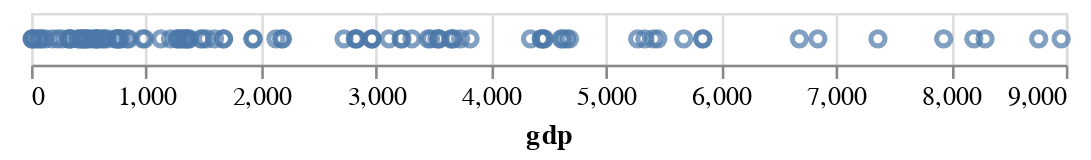

The cell this chart's notebook holds for it:
### Markdown cell above
After this processing, the dataset now contains 109 countries. To see if the exclusion of influential outliers worked, we will make the two plots again.

### Code cell
alt.Chart(Health_factors_definitive).mark_point().encode(
    x = 'gdp',
)

### Figure 1 — Vega-Lite specification as saved in the notebook (floating-point values rounded to 4 significant figures)
{"config": {"view": {"continuousWidth": 400, "continuousHeight": 300}}, "data": {"name": "data-4203d97b3550617b2bd06baec0c0ce0b"}, "mark": "point", "encoding": {"x": {"field": "gdp", "type": "quantitative"}}, "$schema": "https://vega.github.io/schema/vega-lite/v4.17.0.json", "datasets": {"data-4203d97b3550617b2bd06baec0c0ce0b": [{"country": "Afghanistan", "year": 2010, "gdp": 553.3, "hiv_aids": 0.1, "status": "Developing"}, {"country": "Albania", "year": 2010, "gdp": 494.4, "hiv_aids": 0.1, "status": "Developing"}, {"country": "Algeria", "year": 2010, "gdp": 4463.0, "hiv_aids": 0.1, "status": "Developing"}, {"country": "Angola", "year": 2010, "gdp": 3530.0, "hiv_aids": 2.5, "status": "Developing"}, {"country": "Argentina", "year": 2010, "gdp": 1276.0, "hiv_aids": 0.1, "status": "Developing"}, {"country": "Armenia", "year": 2010, "gdp": 3218.0, "hiv_aids": 0.1, "status": "Developing"}, {"country": "Azerbaijan", "year": 2010, "gdp": 5843.0, "hiv_aids": 0.1, "status": "Developing"}, {"country": "Bahrain", "year": 2010, "gdp": 2722.0, "hiv_aids": 0.1, "status": "Developing"}, {"country": "Bangladesh", "year": 2010, "gdp": 757.7, "hiv_aids": 0.1, "status": "Developing"}, {"country": "Barbados", "year": 2010, "gdp": 1596.0, "hiv_aids": 0.1, "status": "Developing"}, {"country": "Belarus", "year": 2010, "gdp": 63.39, "hiv_aids": 0.1, "status": "Developing"}, {"country": "Belgium", "year": 2010, "gdp": 4438.0, "hiv_aids": 0.1, "status": "Developed"}, {"country": "Belize", "year": 2010, "gdp": 4344.0, "hiv_aids": 0.2, "status": "Developing"}, {"country": "Benin", "year": 2010, "gdp": 757.7, "hiv_aids": 1.4, "status": "Developing"}, {"country": "Bhutan", "year": 2010, "gdp": 2179.0, "hiv_aids": 0.5, "status": "Developing"}, {"country": "Bosnia and Herzegovina", "year": 2010, "gdp": 4611.0, "hiv_aids": 0.1, "status": "Developing"}, {"country": "Bulgaria", "year": 2010, "gdp": 6843.0, "hiv_aids": 0.1, "status": "Developed"}, {"country": "Burkina Faso", "year": 2010, "gdp": 575.4, "hiv_aids": 1.0, "status": "Developing"}, {"country": "Burundi", "year": 2010, "gdp": 231.2, "hiv_aids": 1.9, "status": "Developing"}, {"country": "Cabo Verde", "year": 2010, "gdp": 3313.0, "hiv_aids": 0.4, "status": "Developing"}, {"country": "Cambodia", "year": 2010, "gdp": 785.7, "hiv_aids": 0.5, "status": "Developing"}, {"country": "Chile", "year": 2010, "gdp": 1286.0, "hiv_aids": 0.1, "status": "Developing"}, {"country": "China", "year": 2010, "gdp": 456.5, "hiv_aids": 0.1, "status": "Developing"}, {"country": "Colombia", "year": 2010, "gdp": 625.7, "hiv_aids": 0.1, "status": "Developing"}, {"country": "Comoros", "year": 2010, "gdp": 769.2, "hiv_aids": 0.1, "status": "Developing"}, {"country": "Costa Rica", "year": 2010, "gdp": 8199.0, "hiv_aids": 0.1, "status": "Developing"}, {"country": "Croatia", "year": 2010, "gdp": 1356.0, "hiv_aids": 0.1, "status": "Developed"}, {"country": "Cuba", "year": 2010, "gdp": 5676.0, "hiv_aids": 0.1, "status": "Developing"}, {"country": "Cyprus", "year": 2010, "gdp": 3818.0, "hiv_aids": 0.1, "status": "Developed"}, {"country": "Denmark", "year": 2010, "gdp": 5841.0, "hiv_aids": 0.1, "status": "Developed"}, {"country": "Dominican Republic", "year": 2010, "gdp": 5452.0, "hiv_aids": 0.9, "status": "Developing"}, {"country": "Ecuador", "year": 2010, "gdp": 4657.0, "hiv_aids": 0.1, "status": "Developing"}, {"country": "El Salvador", "year": 2010, "gdp": 3474.0, "hiv_aids": 0.3, "status": "Developing"}, {"country": "Eritrea", "year": 2010, "gdp": 482.1, "hiv_aids": 0.9, "status": "Developing"}, {"country": "Ethiopia", "year": 2010, "gdp": 341.4, "hiv_aids": 1.7, "status": "Developing"}, {"country": "Fiji", "year": 2010, "gdp": 3652.0, "hiv_aids": 0.1, "status": "Developing"}, {"country": "Finland", "year": 2010, "gdp": 4622.0, "hiv_aids": 0.1, "status": "Developing"}, {"country": "France", "year": 2010, "gdp": 473.3, "hiv_aids": 0.1, "status": "Developing"}, {"country": "Georgia", "year": 2010, "gdp": 2964.0, "hiv_aids": 0.1, "status": "Developing"}, {"country": "Ghana", "year": 2010, "gdp": 1313.0, "hiv_aids": 1.9, "status": "Developing"}, {"country": "Grenada", "year": 2010, "gdp": 7366.0, "hiv_aids": 0.1, "status": "Developing"}, {"country": "Guatemala", "year": 2010, "gdp": 2826.0, "hiv_aids": 0.4, "status": "Developing"}, {"country": "Guinea", "year": 2010, "gdp": 438.8, "hiv_aids": 2.2, "status": "Developing"}, {"country": "Guyana", "year": 2010, "gdp": 326.3, "hiv_aids": 0.4, "status": "Developing"}, {"country": "Haiti", "year": 2010, "gdp": 662.3, "hiv_aids": 1.9, "status": "Developing"}, {"country": "Honduras", "year": 2010, "gdp": 1933.0, "hiv_aids": 0.4, "status": "Developing"}, {"country": "Hungary", "year": 2010, "gdp": 1326.0, "hiv_aids": 0.1, "status": "Developed"}, {"country": "India", "year": 2010, "gdp": 1346.0, "hiv_aids": 0.2, "status": "Developing"}, {"country": "Indonesia", "year": 2010, "gdp": 3113.0, "hiv_aids": 0.3, "status": "Developing"}, {"country": "Iraq", "year": 2010, "gdp": 452.7, "hiv_aids": 0.1, "status": "Developing"}, {"country": "Israel", "year": 2010, "gdp": 3662.0, "hiv_aids": 0.1, "status": "Developing"}, {"country": "Jamaica", "year": 2010, "gdp": 4683.0, "hiv_aids": 0.5, "status": "Developing"}, {"country": "Japan", "year": 2010, "gdp": 4458.0, "hiv_aids": 0.1, "status": "Developed"}, {"country": "Jordan", "year": 2010, "gdp": 3679.0, "hiv_aids": 0.1, "status": "Developing"}, {"country": "Kazakhstan", "year": 2010, "gdp": 97.65, "hiv_aids": 0.1, "status": "Developing"}, {"country": "Kiribati", "year": 2010, "gdp": 1493.0, "hiv_aids": 0.1, "status": "Developing"}, {"country": "Lebanon", "year": 2010, "gdp": 8764.0, "hiv_aids": 0.1, "status": "Developing"}, {"country": "Liberia", "year": 2010, "gdp": 327.4, "hiv_aids": 1.8, "status": "Developing"}, {"country": "Libya", "year": 2010, "gdp": 1213.0, "hiv_aids": 0.1, "status": "Developing"}, {"country": "Madagascar", "year": 2010, "gdp": 412.7, "hiv_aids": 0.5, "status": "Developing"}, {"country": "Malaysia", "year": 2010, "gdp": 971.4, "hiv_aids": 0.1, "status": "Developing"}, {"country": "Maldives", "year": 2010, "gdp": 633.8, "hiv_aids": 0.1, "status": "Developing"}, {"country": "Mali", "year": 2010, "gdp": 78.38, "hiv_aids": 1.5, "status": "Developing"}, {"country": "Malta", "year": 2010, "gdp": 2188.0, "hiv_aids": 0.1, "status": "Developed"}, {"country": "Mauritania", "year": 2010, "gdp": 123.4, "hiv_aids": 1.2, "status": "Developing"}, {"country": "Mauritius", "year": 2010, "gdp": 8.376, "hiv_aids": 0.2, "status": "Developing"}, {"country": "Mexico", "year": 2010, "gdp": 8960.0, "hiv_aids": 0.1, "status": "Developing"}, {"country": "Mongolia", "year": 2010, "gdp": 265.4, "hiv_aids": 0.1, "status": "Developing"}, {"country": "Montenegro", "year": 2010, "gdp": 6682.0, "hiv_aids": 0.1, "status": "Developing"}, {"country": "Morocco", "year": 2010, "gdp": 2834.0, "hiv_aids": 0.1, "status": "Developing"}, {"country": "Myanmar", "year": 2010, "gdp": 987.7, "hiv_aids": 0.5, "status": "Developing"}, {"country": "Nepal", "year": 2010, "gdp": 592.2, "hiv_aids": 0.2, "status": "Developing"}, {"country": "Netherlands", "year": 2010, "gdp": 5338.0, "hiv_aids": 0.1, "status": "Developed"}, {"country": "Nicaragua", "year": 2010, "gdp": 1526.0, "hiv_aids": 0.1, "status": "Developing"}, {"country": "Niger", "year": 2010, "gdp": 348.2, "hiv_aids": 0.9, "status": "Developing"}, {"country": "Oman", "year": 2010, "gdp": 1929.0, "hiv_aids": 0.1, "status": "Developing"}, {"country": "Pakistan", "year": 2010, "gdp": 14.14, "hiv_aids": 0.1, "status": "Developing"}, {"country": "Panama", "year": 2010, "gdp": 7937.0, "hiv_aids": 0.1, "status": "Developing"}, {"country": "Papua New Guinea", "year": 2010, "gdp": 1367.0, "hiv_aids": 1.1, "status": "Developing"}, {"country": "Paraguay", "year": 2010, "gdp": 3226.0, "hiv_aids": 0.1, "status": "Developing"}, {"country": "Peru", "year": 2010, "gdp": 522.5, "hiv_aids": 0.2, "status": "Developing"}, {"country": "Philippines", "year": 2010, "gdp": 2129.0, "hiv_aids": 0.1, "status": "Developing"}, {"country": "Qatar", "year": 2010, "gdp": 736.2, "hiv_aids": 0.1, "status": "Developing"}, {"country": "Romania", "year": 2010, "gdp": 8297.0, "hiv_aids": 0.1, "status": "Developed"}, {"country": "Russian Federation", "year": 2010, "gdp": 1675.0, "hiv_aids": 0.2, "status": "Developing"}, {"country": "Rwanda", "year": 2010, "gdp": 563.5, "hiv_aids": 2.3, "status": "Developing"}, {"country": "Samoa", "year": 2010, "gdp": 3453.0, "hiv_aids": 0.1, "status": "Developing"}, {"country": "Sao Tome and Principe", "year": 2010, "gdp": 1130.0, "hiv_aids": 0.5, "status": "Developing"}, {"country": "Senegal", "year": 2010, "gdp": 11.63, "hiv_aids": 0.4, "status": "Developing"}, {"country": "Serbia", "year": 2010, "gdp": 5412.0, "hiv_aids": 0.1, "status": "Developing"}, {"country": "Seychelles", "year": 2010, "gdp": 184.7, "hiv_aids": 0.1, "status": "Developing"}, {"country": "Sierra Leone", "year": 2010, "gdp": 45.13, "hiv_aids": 1.6, "status": "Developing"}, {"country": "Solomon Islands", "year": 2010, "gdp": 1272.0, "hiv_aids": 0.1, "status": "Developing"}, {"country": "Spain", "year": 2010, "gdp": 3736.0, "hiv_aids": 0.1, "status": "Developed"}, {"country": "Sri Lanka", "year": 2010, "gdp": 2820.0, "hiv_aids": 0.1, "status": "Developing"}, {"country": "Sudan", "year": 2010, "gdp": 1476.0, "hiv_aids": 0.3, "status": "Developing"}, {"country": "Suriname", "year": 2010, "gdp": 833.3, "hiv_aids": 0.5, "status": "Developing"}, {"country": "Sweden", "year": 2010, "gdp": 5276.0, "hiv_aids": 0.1, "status": "Developed"}, {"country": "Tajikistan", "year": 2010, "gdp": 738.3, "hiv_aids": 0.2, "status": "Developing"}, {"country": "Thailand", "year": 2010, "gdp": 575.3, "hiv_aids": 0.2, "status": "Developing"}, {"country": "Timor-Leste", "year": 2010, "gdp": 849.9, "hiv_aids": 0.1, "status": "Developing"}, {"country": "Tonga", "year": 2010, "gdp": 3548.0, "hiv_aids": 0.1, "status": "Developing"}, {"country": "Tunisia", "year": 2010, "gdp": 414.2, "hiv_aids": 0.1, "status": "Developing"}, {"country": "Turkey", "year": 2010, "gdp": 1673.0, "hiv_aids": 0.1, "status": "Developing"}, {"country": "Turkmenistan", "year": 2010, "gdp": 4439.0, "hiv_aids": 0.1, "status": "Developing"}, {"country": "Ukraine", "year": 2010, "gdp": 2965.0, "hiv_aids": 0.2, "status": "Developing"}, {"country": "United Arab Emirates", "year": 2010, "gdp": 3549.0, "hiv_aids": 0.1, "status": "Developing"}, {"country": "Uzbekistan", "year": 2010, "gdp": 1378.0, "hiv_aids": 0.2, "status": "Developing"}, {"country": "Vanuatu", "year": 2010, "gdp": 2966.0, "hiv_aids": 0.1, "status": "Developing"}]}}
